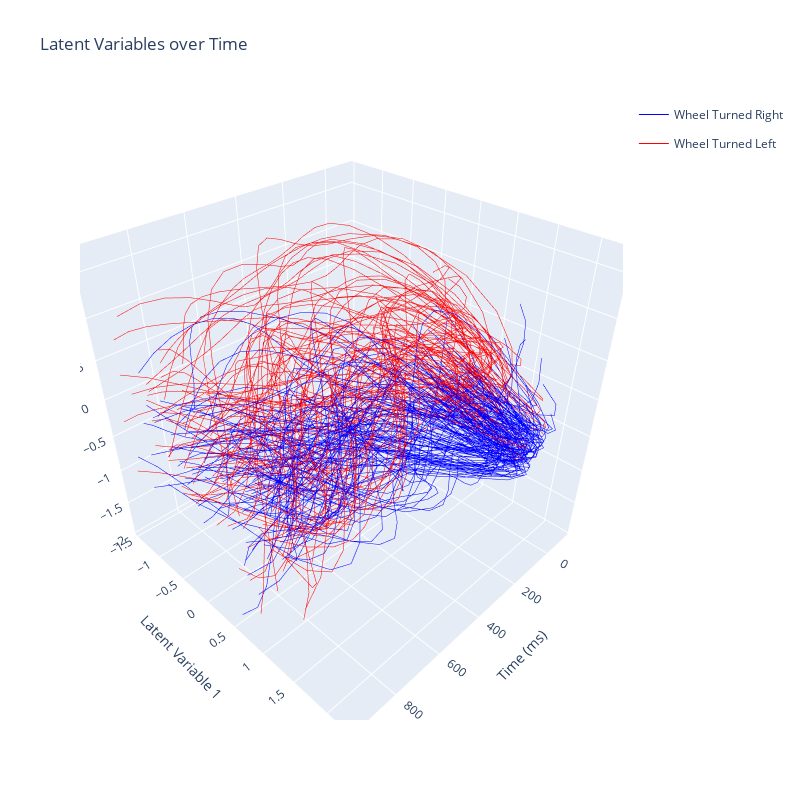

Source (notebook cell):
### Code cell
z_train = rearrange(session.z, '(trials time) lat -> trials time lat', time=training_trials[0]['spikes_df'].shape[1])

first = True
first2= True
time_sig = 4
X_class_train = []
y_class_train = []
time_bins = len(z_train[i][:, 0])

fig = go.Figure()
for i in range(len(z_train)):
    if ((training_trials[i]['choice']==1) & (training_trials[i]['feedbackType']==1)):
        if first:
            fig.add_trace(go.Scatter3d(x=np.arange(-100, 1000, 50), y=z_train[i][:, 0], z=z_train[i][:, 1],
                      mode='lines', line={'color':'blue', 'width':1}, legendgroup='right', name='Wheel Turned Right', showlegend=True))
            first = False
        else:
            fig.add_trace(go.Scatter3d(x=np.arange(-100, 1000, 50), y=z_train[i][:, 0], z=z_train[i][:, 1],
                        mode='lines', line={'color':'blue', 'width':1}, legendgroup='right', showlegend=False))
        # fig.add_scatter3d(x=[time_sig], y=z_train[i][time_sig:time_sig+1, 0], z=z_train[i][time_sig:time_sig+1, 1], mode='markers', marker={'color':'green', 'size':5})  # show point of significance
        X_class_train.append(z_train[i][time_sig]); y_class_train.append(0)
        
    elif ((training_trials[i]['choice']==-1) & (training_trials[i]['feedbackType']==1)):
        if first2:
            fig.add_trace(go.Scatter3d(x=np.arange(-100, 1000, 50), y=z_train[i][:, 0], z=z_train[i][:, 1],
                      mode='lines', line={'color':'red', 'width':1}, legendgroup='left', name='Wheel Turned Left', showlegend=True))
            first2 = False
        else:
            fig.add_trace(go.Scatter3d(x=np.arange(-100, 1000, 50), y=z_train[i][:, 0], z=z_train[i][:, 1],
                        mode='lines', line={'color':'red', 'width':1}, legendgroup='left', showlegend=False))
        # fig.add_scatter3d(x=[time_sig], y=z_train[i][time_sig:time_sig+1, 0], z=z_train[i][time_sig:time_sig+1, 1], mode='markers', marker={'color':'black', 'size':5})  # show point of significance
        X_class_train.append(z_train[i][time_sig]); y_class_train.append(1)
        
    elif ((training_trials[i]['choice']==1) & (training_trials[i]['feedbackType']==-1)):
        # if first:
        #     fig = px.line_3d(x=np.arange(-0.1, 1, 0.05), y=z_test[i][:, 0], z=z_test[i][:, 1], color=["green"]*time_bins, width=800, height=800)
        #     first = False
        # else:
        #     fig.add_scatter3d(x=np.arange(-0.1, 1, 0.05), y=z_test[i][:, 0], z=z_test[i][:, 1], mode='lines', line={'color':"green"}, opacity=0.5)
        X_class_train.append(z_train[i][time_sig]); y_class_train.append(2)
        
    elif ((training_trials[i]['choice']==-1) & (training_trials[i]['feedbackType']==-1)):
        # if first:
        #     fig = px.line_3d(x=np.arange(-0.1, 1, 0.05), y=z_test[i][:, 0], z=z_test[i][:, 1], color=["black"]*time_bins, width=800, height=800)
        #     first = False
        # else:
        #     fig.add_scatter3d(x=np.arange(-0.1, 1, 0.05), y=z_test[i][:, 0], z=z_test[i][:, 1], mode='lines', line={'color':"black"}, opacity=1)
        X_class_train.append(z_train[i][time_sig]); y_class_train.append(3)
        

X_class_test = []
y_class_test = []

# Plot testing trajectories
for i in range(len(z_test)):
    if ((testing_trials[i]['choice']==1) & (testing_trials[i]['feedbackType']==1)):
        # if first:
        #     fig = px.line_3d(x=np.arange(time_bins), y=z_test[i][:, 0], z=z_test[i][:, 1], color=["green"]*time_bins, width=800, height=800)
        #     first = False
        # else:
        #     fig.add_scatter3d(x=np.arange(time_bins), y=z_test[i][:, 0], z=z_test[i][:, 1], mode='lines', line={'color':"green"}, opacity=0.5)
        # fig.add_scatter3d(x=[time_sig], y=z_train[i][time_sig:time_sig+1, 0], z=z_train[i][time_sig:time_sig+1, 1], mode='markers', marker={'color':'green', 'size':5})  # show point of significance
        X_class_test.append(z_test[i][time_sig]); y_class_test.append(0)
        
    elif ((testing_trials[i]['choice']==-1) & (testing_trials[i]['feedbackType']==1)):
        # if first:
        #     fig = px.line_3d(x=np.arange(time_bins), y=z_test[i][:, 0], z=z_test[i][:, 1], color=["black"]*time_bins, width=800, height=800)
        #     first = False
        # else:
        #     fig.add_scatter3d(x=np.arange(time_bins), y=z_test[i][:, 0], z=z_test[i][:, 1], mode='lines', line={'color':"black"}, opacity=0.5)
        # fig.add_scatter3d(x=[time_sig], y=z_train[i][time_sig:time_sig+1, 0], z=z_train[i][time_sig:time_sig+1, 1], mode='markers', marker={'color':'black', 'size':5})  # show point of significance
        X_class_test.append(z_test[i][time_sig]); y_class_test.append(1)
        
    elif ((testing_trials[i]['choice']==1) & (testing_trials[i]['feedbackType']==-1)):
        X_class_test.append(z_test[i][time_sig]); y_class_test.append(2)
        
    elif ((testing_trials[i]['choice']==-1) & (testing_trials[i]['feedbackType']==-1)):
        X_class_test.append(z_test[i][time_sig]); y_class_test.append(3)

X_class_train = np.array(X_class_train)
y_class_train = np.array(y_class_train)
X_class_test = np.array(X_class_test)
y_class_test = np.array(y_class_test)

fig.update_layout(scene = dict(
                    xaxis_title='Time (ms)',
                    yaxis_title='Latent Variable 1',
                    zaxis_title='Latent Variable 2'),
                    width=800, height=800, title='Latent Variables over Time'
                    )
fig.show()
